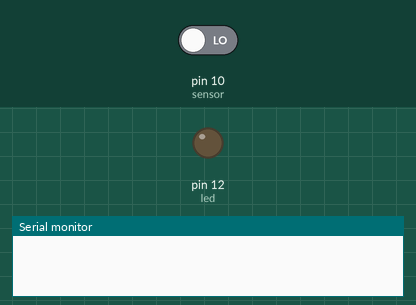
This sketch was run on a simulated Arduino Uno, built with avr-gcc and run on an emulated ATmega328P. Parts: output pins drawn as LEDs (lit = HIGH), the last lines printed to the serial monitor. Inputs (shaded band) come from the test bench; at power-on: pin 10 (sensor) LOW.

Above: at 1.2 s.
1.3 s: pin 10 (sensor) driven HIGH
At 2.2 s:
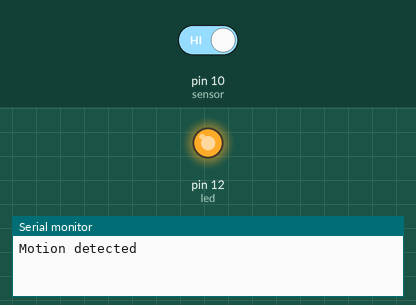
2.9 s: pin 10 (sensor) driven LOW
At 3.3 s:
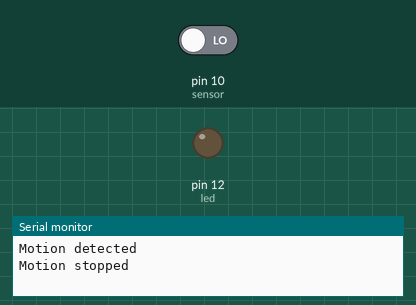
Timing chart, 0 to 5.9 s (numbered marks = the images above; inputs shaded):
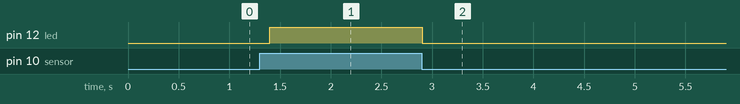

The sketch:

pir_motion_sensor.ino
```cpp
int led=12;
int state=LOW;
int value=0;
int sensor=10;

  void setup()
{
  pinMode(led, OUTPUT);
  pinMode(sensor, INPUT);
  Serial.begin(9600);
}

void loop()
{
  value=digitalRead(sensor);
  if(value==HIGH){
    digitalWrite(led,HIGH);
    delay(100);

    if(state==LOW){
      Serial.println("Motion detected");
      state=HIGH;
    }
  }

  else{
    digitalWrite(led,LOW);
    delay(200);

    if(state==HIGH){
      Serial.println("Motion stopped");
      state=LOW;
    }
  }

}
```

Measured:
- after the input at 1.3 s, pin 12 (led): LOW → HIGH after 0.10 s
- after the input at 2.9 s, pin 12 (led): HIGH → LOW at once
